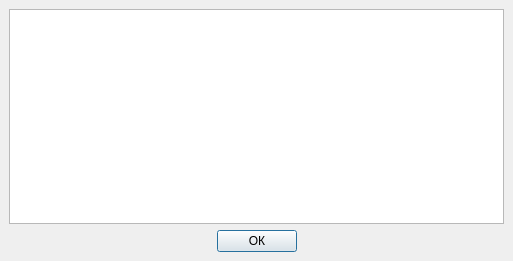
<?xml version="1.0" encoding="UTF-8"?>
<ui version="4.0">
 <class>CertificateListDialogClass</class>
 <widget class="QDialog" name="CertificateListDialogClass">
  <property name="geometry">
   <rect>
    <x>0</x>
    <y>0</y>
    <width>513</width>
    <height>261</height>
   </rect>
  </property>
  <property name="windowTitle">
   <string>CertificateListDialog</string>
  </property>
  <layout class="QVBoxLayout" name="verticalLayout">
   <property name="spacing">
    <number>6</number>
   </property>
   <property name="leftMargin">
    <number>9</number>
   </property>
   <property name="topMargin">
    <number>9</number>
   </property>
   <property name="rightMargin">
    <number>9</number>
   </property>
   <property name="bottomMargin">
    <number>9</number>
   </property>
   <item>
    <widget class="QTableWidget" name="tableWidget">
     <property name="editTriggers">
      <set>QAbstractItemView::EditTrigger::NoEditTriggers</set>
     </property>
     <property name="selectionMode">
      <enum>QAbstractItemView::SelectionMode::SingleSelection</enum>
     </property>
     <property name="selectionBehavior">
      <enum>QAbstractItemView::SelectionBehavior::SelectRows</enum>
     </property>
     <property name="cornerButtonEnabled">
      <bool>false</bool>
     </property>
     <property name="columnCount">
      <number>1</number>
     </property>
     <attribute name="horizontalHeaderVisible">
      <bool>false</bool>
     </attribute>
     <attribute name="horizontalHeaderStretchLastSection">
      <bool>true</bool>
     </attribute>
     <attribute name="verticalHeaderVisible">
      <bool>false</bool>
     </attribute>
     <attribute name="verticalHeaderDefaultSectionSize">
      <number>50</number>
     </attribute>
     <column>
      <property name="text">
       <string>Сертификати</string>
      </property>
     </column>
    </widget>
   </item>
   <item>
    <layout class="QHBoxLayout" name="horizontalLayout">
     <item>
      <spacer name="horizontalSpacer">
       <property name="orientation">
        <enum>Qt::Orientation::Horizontal</enum>
       </property>
       <property name="sizeHint" stdset="0">
        <size>
         <width>40</width>
         <height>20</height>
        </size>
       </property>
      </spacer>
     </item>
     <item>
      <widget class="QPushButton" name="okButton">
       <property name="text">
        <string>ОК</string>
       </property>
      </widget>
     </item>
     <item>
      <spacer name="horizontalSpacer_2">
       <property name="orientation">
        <enum>Qt::Orientation::Horizontal</enum>
       </property>
       <property name="sizeHint" stdset="0">
        <size>
         <width>40</width>
         <height>20</height>
        </size>
       </property>
      </spacer>
     </item>
    </layout>
   </item>
  </layout>
 </widget>
 <layoutdefault spacing="6" margin="11"/>
 <resources/>
 <connections/>
</ui>
